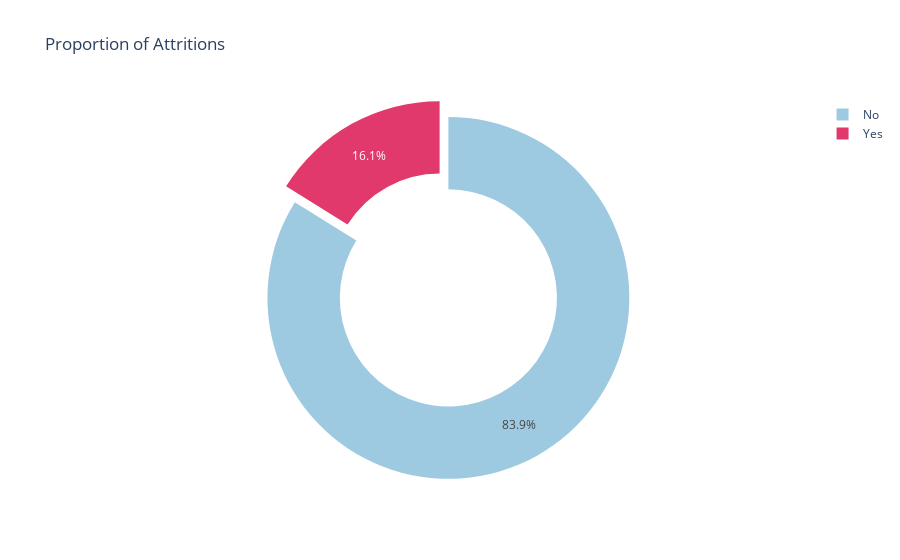

Notebook code cell kept with this figure:
### Code cell
# Pie Chart
def plotlypie(labels, values, hole, pull, colors, title):
    trace1 = go.Pie(
        labels = labels,
        values = values,
        hole = hole,
        pull=pull,
        marker=dict(colors=colors)
    )
    
    data = [trace1]
    layout = go.Layout(title = title)
    fig = go.Figure(data = data, layout = layout)
    iplot(fig)

# plot
colors = ['#9ECAE1', '#E1396C']
plotlypie(df_attri['Label'], df_attri['counts'], 0.6 ,0.05, colors, 'Proportion of Attritions' )

### Figure 1 — Plotly figure (JSON) as saved in the notebook; plotly's stock layout.template omitted (floating-point values rounded to 4 significant figures)
{"data": [{"hole": 0.6, "labels": ["No", "Yes"], "marker": {"colors": ["#9ECAE1", "#E1396C"]}, "pull": 0.05, "type": "pie", "values": [1233, 237]}], "layout": {"title": {"text": "Proportion of Attritions"}}}
